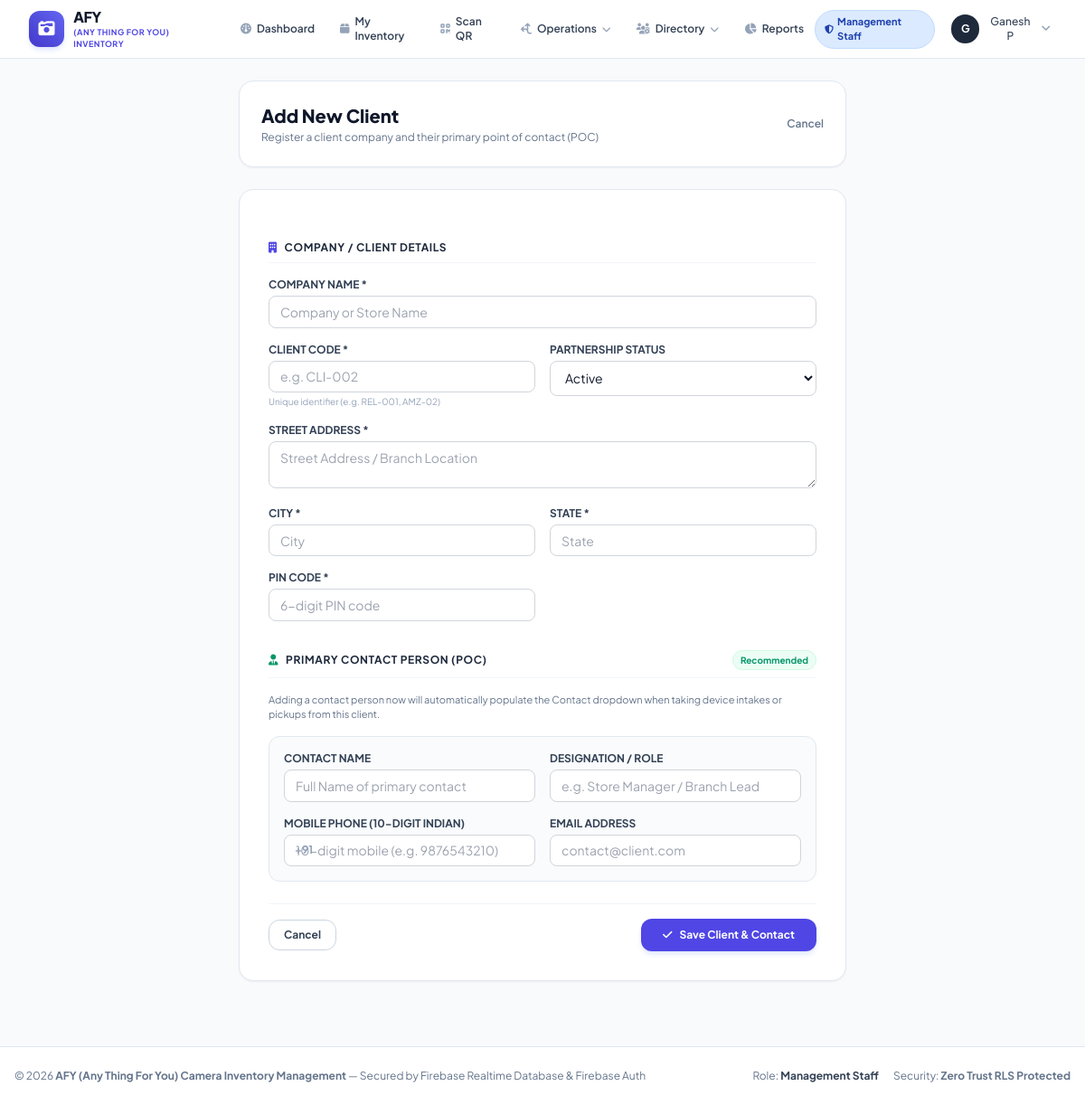
Screenshot of /clients/new/ (signed in) with the database file from the repository.
### inventory/models.py (models this page shows, shortened)
class User(AbstractUser):
    ROLE_CHOICES = [
        ('ADMIN', 'Admin'),
        ('MANAGEMENT', 'Management Staff'),
        ('POSTMAN', 'Postman / Field Collector'),
    ]
    REQUESTED_ROLE_CHOICES = [
        ('MANAGEMENT', 'Management Staff'),
        ('POSTMAN', 'Postman / Field Collector'),
    ]
    APPROVAL_CHOICES = [
        ('PENDING', 'Pending Approval'),
        ('APPROVED', 'Approved'),
        ('REJECTED', 'Rejected'),
        ('DEACTIVATED', 'Deactivated'),
    ]
    role = models.CharField(max_length=20, choices=ROLE_CHOICES, default='POSTMAN')
    requested_role = models.CharField(max_length=20, choices=REQUESTED_ROLE_CHOICES, default='POSTMAN')
    approval_status = models.CharField(max_length=20, choices=APPROVAL_CHOICES, default='APPROVED', db_index=True)
    is_profile_completed = models.BooleanField(default=True)
    email_verified = models.BooleanField(default=True)
    firebase_uid = models.CharField(max_length=128, blank=True, null=True, unique=True, db_index=True)
    profile_photo = models.ImageField(upload_to='profiles/', blank=True, null=True)
    phone = models.CharField(max_length=20, blank=True, default='', validators=[validate_indian_mobile])
    email = models.EmailField(blank=True, validators=[validate_email_address])
    address = models.TextField(blank=True, default='')
    work_location = models.CharField(max_length=255, blank=True, default='')
    work_latitude = models.DecimalField(max_digits=9, decimal_places=6, null=True, blank=True)
    work_longitude = models.DecimalField(max_digits=9, decimal_places=6, null=True, blank=True)
    approved_at = models.DateTimeField(null=True, blank=True)
    approved_by = models.ForeignKey('self', on_delete=models.SET_NULL, null=True, blank=True, related_name='approved_users')
    custom_fields = models.JSONField(default=dict, blank=True)
    class Meta:
        ordering = ['username']
    @property
    def is_admin(self):
        return self.role == 'ADMIN' or self.is_superuser
    @property
    def is_management(self):
        return self.role == 'MANAGEMENT'
    @property
    def is_approved(self):
        return self.is_admin or self.approval_status == 'APPROVED'
    @property
    def is_pending(self):
        return not self.is_admin and self.approval_status == 'PENDING'
    @property
    def display_name(self):
        name = f"{self.first_name} {self.last_name}".strip()
        return name if name else self.username

### inventory/views.py (the view)
# urls.py: path('clients/new/', views.client_create_view, name='client_create'),
@login_required
def client_create_view(request):
    if request.method == 'POST':
        form = ClientCompanyForm(request.POST)
        if form.is_valid():
            client = form.save()
            try:
                sync_client_to_rtdb(client)
            except Exception:
                pass
            poc_name = form.cleaned_data.get('poc_name', '').strip()
            poc_phone = form.cleaned_data.get('poc_phone', '').strip()
            poc_email = form.cleaned_data.get('poc_email', '').strip()
            poc_desig = form.cleaned_data.get('poc_designation', '').strip()
            if poc_name and poc_phone:
                contact = ClientContact.objects.create(
                    client=client,
                    name=poc_name,
                    phone=poc_phone,
                    email=poc_email,
                    designation=poc_desig,
                    is_active=True
                )
                try:
                    sync_contact_to_rtdb(contact)
                except Exception:
                    pass
                messages.success(request, f"Client '{client.name}' and primary contact '{contact.name}' were successfully registered!")
            else:
                messages.success(request, f"Client '{client.name}' created.")
            return redirect('client_detail', client_id=client.id)
        else:
            messages.error(request, "Please correct the errors in the form below.")
    else:
        form = ClientCompanyForm()
    return render(request, 'inventory/client_form.html', {'form': form, 'title': 'Add New Client'})

### inventory/templates/inventory/client_form.html (shortened to what this page needs)
{% extends 'inventory/base.html' %}
{% block content %}
<div class="max-w-2xl mx-auto space-y-6">
    <div class="bg-white p-6 rounded-2xl border border-slate-200 shadow-sm flex items-center justify-between">
        <div>
            <h1 class="text-xl font-extrabold text-slate-900">{{ title }}</h1>
            <p class="text-xs text-slate-500 mt-0.5">Register a client company and their primary point of contact (POC)</p>
        </div>
        <a href="{% url 'clients_list' %}" class="text-xs font-semibold text-slate-500 hover:text-slate-800">Cancel</a>
    </div>
    <form method="post" class="bg-white p-6 sm:p-8 rounded-2xl border border-slate-200 shadow-sm space-y-6 text-xs">
        <div class="space-y-4">
            <h2 class="text-xs font-bold text-slate-800 uppercase tracking-wider flex items-center space-x-2 border-b border-slate-100 pb-2">
                <i class="fa-solid fa-building text-indigo-600"></i>
                <span>Company / Client Details</span>
            </h2>
            <div class="grid grid-cols-1 sm:grid-cols-2 gap-4">
                <div class="sm:col-span-2">
                    <label class="block text-xs font-bold text-slate-700 uppercase mb-1">Company Name *</label>
                    {{ form.name }}
                </div>
                <div>
                    <label class="block text-xs font-bold text-slate-700 uppercase mb-1">Client Code *</label>
                    {{ form.code }}
                    <span class="text-[10px] text-slate-400 mt-0.5 block">Unique identifier (e.g. REL-001, AMZ-02)</span>
                </div>
                <div>
                    <label class="block text-xs font-bold text-slate-700 uppercase mb-1">Partnership Status</label>
                    {{ form.status }}
                </div>
                <div class="sm:col-span-2">
                    <label class="block text-xs font-bold text-slate-700 uppercase mb-1">Street Address *</label>
                    {{ form.address }}
                </div>
                <div>
                    <label class="block text-xs font-bold text-slate-700 uppercase mb-1">City *</label>
                    {{ form.city }}
                </div>
                <div>
                    <label class="block text-xs font-bold text-slate-700 uppercase mb-1">State *</label>
                    {{ form.state }}
                </div>
                <div>
                    <label class="block text-xs font-bold text-slate-700 uppercase mb-1">PIN Code *</label>
                    {{ form.pin_code }}
                </div>
            </div>
        </div>
        <div class="space-y-4 pt-2">
            <div class="border-b border-slate-100 pb-2 flex items-center justify-between">
                <h2 class="text-xs font-bold text-slate-800 uppercase tracking-wider flex items-center space-x-2">
                    <i class="fa-solid fa-user-tie text-emerald-600"></i>
                    <span>Primary Contact Person (POC)</span>
                </h2>
                <span class="text-[10px] text-emerald-600 font-bold bg-emerald-50 px-2 py-0.5 rounded-full border border-emerald-100">Recommended</span>
            </div>
            <p class="text-[11px] text-slate-500">
                Adding a contact person now will automatically populate the Contact dropdown when taking device intakes or pickups from this client.
            </p>
            <div class="grid grid-cols-1 sm:grid-cols-2 gap-4 bg-slate-50/80 p-4 rounded-xl border border-slate-200">
                <div>
                    <label class="block text-xs font-bold text-slate-700 uppercase mb-1">Contact Name</label>
                    {{ form.poc_name }}
                </div>
                <div>
                    <label class="block text-xs font-bold text-slate-700 uppercase mb-1">Designation / Role</label>
                    {{ form.poc_designation }}
                </div>
                <div>
                    <label class="block text-xs font-bold text-slate-700 uppercase mb-1">Mobile Phone (10-Digit Indian)</label>
                    <div class="relative">
                        <span class="absolute inset-y-0 left-0 pl-3 flex items-center text-slate-400 font-bold text-xs">+91</span>
                        {{ form.poc_phone }}
                    </div>
                </div>
                <div>
                    <label class="block text-xs font-bold text-slate-700 uppercase mb-1">Email Address</label>
                    {{ form.poc_email }}
                </div>
            </div>
        </div>
        <div class="flex items-center justify-between pt-4 border-t border-slate-100">
            <a href="{% url 'clients_list' %}" class="px-4 py-2 rounded-xl border border-slate-300 text-slate-700 font-bold hover:bg-slate-50 transition">
                Cancel
            </a>
            <button type="submit" class="px-6 py-2.5 bg-indigo-600 hover:bg-indigo-700 text-white rounded-xl font-bold transition flex items-center space-x-2 shadow-md shadow-indigo-100">
                <i class="fa-solid fa-check text-xs"></i>
                <span>Save Client & Contact</span>
            </button>
        </div>
    </form>
</div>
{% endblock %}

### inventory/templates/inventory/base.html (shortened to what this page needs)
<!DOCTYPE html>
<html lang="en">
<head>
    <script src="https://cdn.tailwindcss.com"></script>
    <link rel="stylesheet" href="https://cdnjs.cloudflare.com/ajax/libs/font-awesome/6.5.1/css/all.min.css">
</head>
<body class="bg-slate-50 text-slate-900 min-h-screen flex flex-col antialiased pb-20 md:pb-0">
    <nav class="bg-white border-b border-slate-200 sticky top-0 z-40 no-print">
        <div class="max-w-7xl mx-auto px-4 sm:px-6 lg:px-8">
            <div class="flex justify-between h-16">
                <div class="flex items-center space-x-3">
                    <a href="{% url 'dashboard' %}" class="flex items-center space-x-2.5">
                        <div class="w-10 h-10 rounded-xl bg-gradient-to-tr from-indigo-700 to-indigo-500 flex items-center justify-center text-white shadow-md shadow-indigo-100">
                            <i class="fa-solid fa-camera-retro text-lg"></i>
                        </div>
                        <div>
                            <span class="text-base font-extrabold tracking-tight text-slate-900 block leading-tight">AFY</span>
                            <span class="text-[9px] font-bold uppercase tracking-wider text-indigo-600 block">(Any Thing For You) Inventory</span>
                        </div>
                    </a>
                    {% if user.is_authenticated %}
                    <div class="hidden lg:flex items-center space-x-1 ml-6">
                        <a href="{% url 'dashboard' %}" class="px-3 py-2 rounded-lg text-xs font-semibold text-slate-700 hover:text-indigo-600 hover:bg-slate-50 transition flex items-center space-x-1.5">
                            <i class="fa-solid fa-gauge text-slate-400"></i>
                            <span>Dashboard</span>
                        </a>
                        <a href="{% url 'my_inventory' %}" class="px-3 py-2 rounded-lg text-xs font-semibold text-slate-700 hover:text-indigo-600 hover:bg-slate-50 transition flex items-center space-x-1.5">
                            <i class="fa-solid fa-box text-slate-400"></i>
                            <span>My Inventory</span>
                        </a>
                        <a href="{% url 'qr_scanner' %}" class="px-3 py-2 rounded-lg text-xs font-semibold text-slate-700 hover:text-indigo-600 hover:bg-slate-50 transition flex items-center space-x-1.5">
                            <i class="fa-solid fa-qrcode text-slate-400"></i>
                            <span>Scan QR</span>
                        </a>
                        <div class="relative group">
                            <button class="px-3 py-2 rounded-lg text-xs font-semibold text-slate-700 hover:text-indigo-600 hover:bg-slate-50 transition flex items-center space-x-1.5">
                                <i class="fa-solid fa-arrows-split-up-and-left text-slate-400"></i>
                                <span>Operations</span>
                                <i class="fa-solid fa-chevron-down text-[10px] text-slate-400"></i>
                            </button>
                        </div>
                        <div class="relative group">
                            <button class="px-3 py-2 rounded-lg text-xs font-semibold text-slate-700 hover:text-indigo-600 hover:bg-slate-50 transition flex items-center space-x-1.5">
                                <i class="fa-solid fa-users-gear text-slate-400"></i>
                                <span>Directory</span>
                                <i class="fa-solid fa-chevron-down text-[10px] text-slate-400"></i>
                            </button>
                        </div>
                        <a href="{% url 'reports' %}" class="px-3 py-2 rounded-lg text-xs font-semibold text-slate-700 hover:text-indigo-600 hover:bg-slate-50 transition flex items-center space-x-1.5">
                            <i class="fa-solid fa-chart-pie text-slate-400"></i>
                            <span>Reports</span>
                        </a>
                    </div>
                    {% endif %}
                </div>
                <div class="flex items-center space-x-3">
                    {% if user.is_authenticated %}
                    <span class="inline-flex items-center px-2.5 py-1 rounded-full text-[11px] font-bold
                        {% if user.is_admin %}bg-purple-100 text-purple-800 border border-purple-200
                        {% elif user.is_management %}bg-blue-100 text-blue-800 border border-blue-200
                        {% else %}bg-emerald-100 text-emerald-800 border border-emerald-200{% endif %}">
                        <i class="fa-solid {% if user.is_admin %}fa-crown{% elif user.is_management %}fa-shield-halved{% else %}fa-person-walking-luggage{% endif %} mr-1 text-[10px]"></i>
                        {{ user.get_role_display }}
                    </span>
                    <div class="relative group">
                        <button class="flex items-center space-x-2 p-1.5 rounded-lg hover:bg-slate-100 transition">
                            {% if user.profile_photo %}
                            <img src="{{ user.profile_photo.url }}" alt="{{ user.display_name }}" class="w-8 h-8 rounded-full object-cover border border-slate-300">
                            {% else %}
                            <div class="w-8 h-8 rounded-full bg-slate-800 text-white font-bold text-xs flex items-center justify-center">
                                {{ user.username|slice:":1"|upper }}
                            </div>
                            {% endif %}
                            <span class="text-xs font-medium text-slate-700 hidden sm:inline">{{ user.display_name }}</span>
                            <i class="fa-solid fa-angle-down text-slate-400 text-xs"></i>
                        </button>
                    </div>
                    {% else %}
                    <a href="{% url 'login' %}" class="px-4 py-2 bg-indigo-600 text-white rounded-lg text-xs font-bold hover:bg-indigo-700 transition">
                        Sign In
                    </a>
                    {% endif %}
                </div>
            </div>
        </div>
    </nav>
    <main class="flex-grow max-w-7xl mx-auto px-4 sm:px-6 lg:px-8 py-6 w-full">
        {% block content %}{% endblock %}
    </main>
    <footer class="bg-white border-t border-slate-200 py-6 mt-12 no-print">
        <div class="max-w-7xl mx-auto px-4 text-center text-xs text-slate-500 flex flex-col sm:flex-row justify-between items-center gap-2">
            <span>&copy; 2026 <strong>{{ APP_NAME }}</strong> &mdash; Secured by Firebase Realtime Database & Firebase Auth</span>
            <div class="flex items-center space-x-4">
                <span>Role: <strong class="text-slate-700">{{ user.get_role_display|default:'Guest' }}</strong></span>
                <span>Security: <strong>Zero Trust RLS Protected</strong></span>
            </div>
        </div>
    </footer>
</body>
</html>

### rows the page displays
User: role "Management Staff", username "G", display_name "Ganesh P"

### other values shown
{{ title }} "Add New Client"
{{ APP_NAME }} "AFY (Any Thing For You) Camera Inventory Management"
